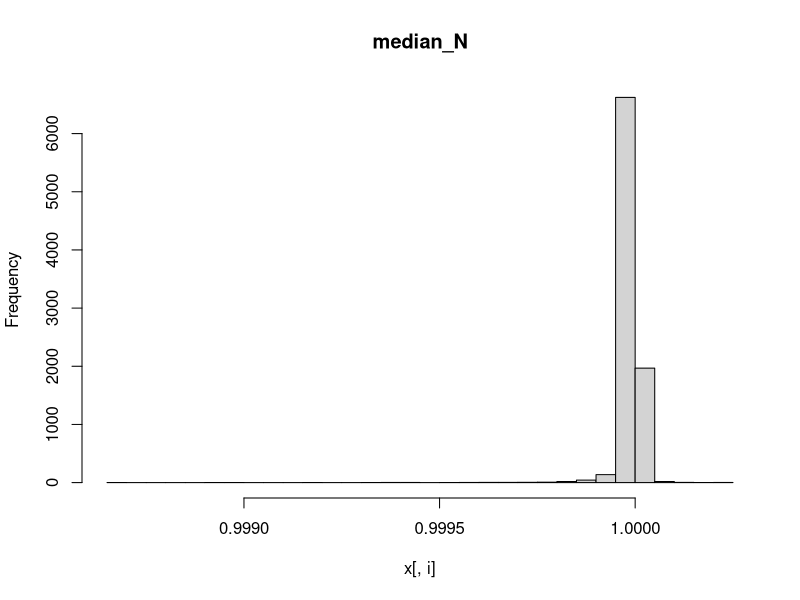
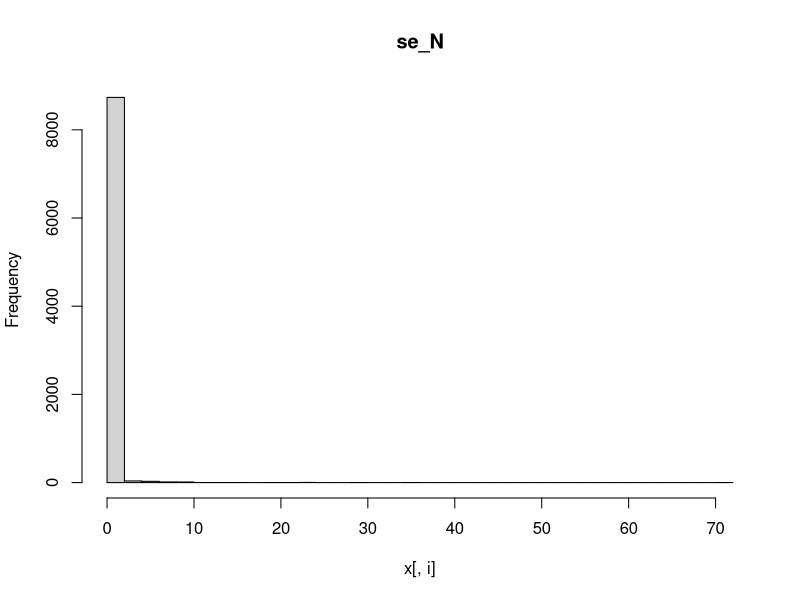
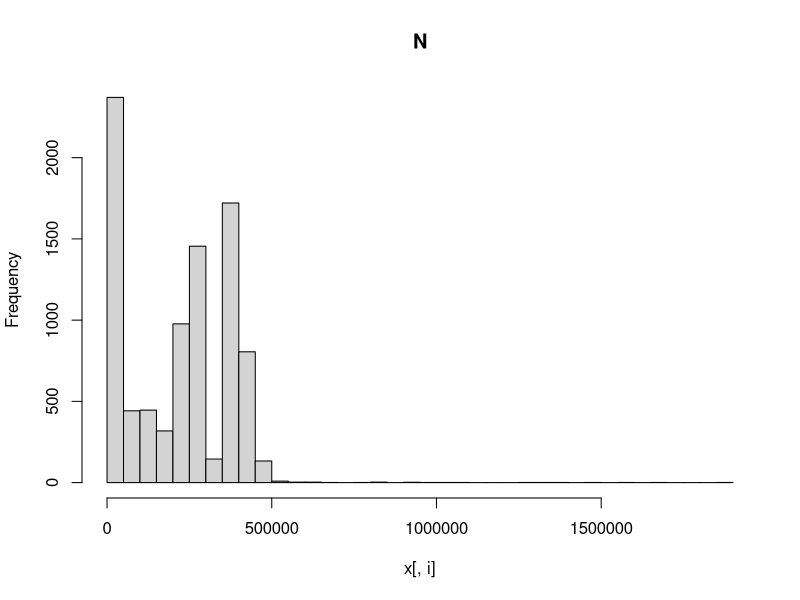
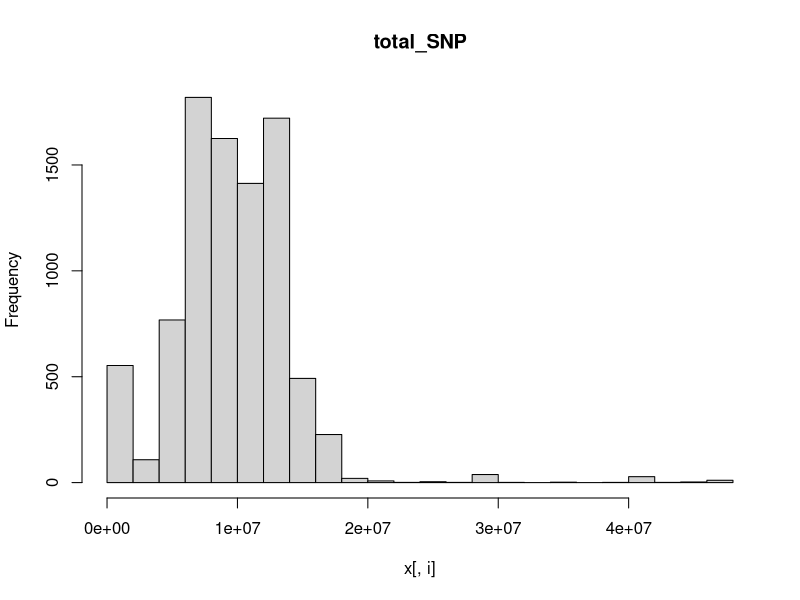
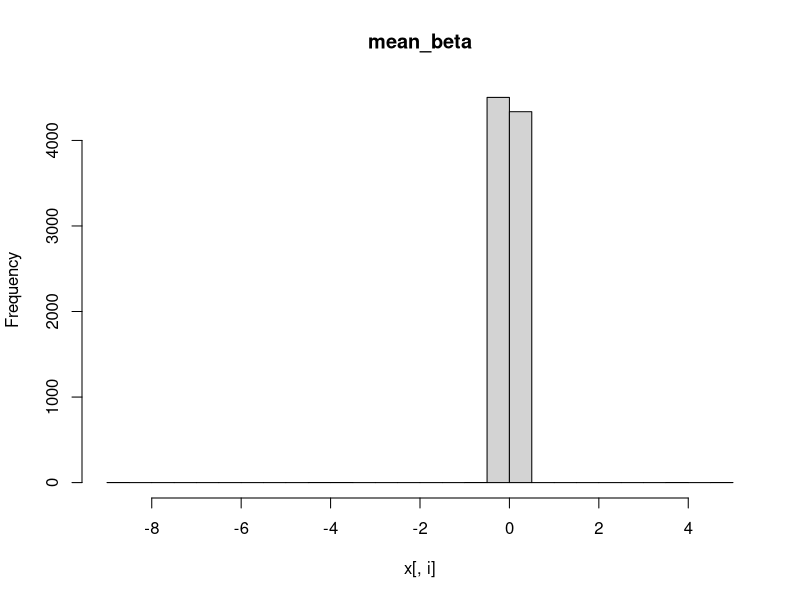
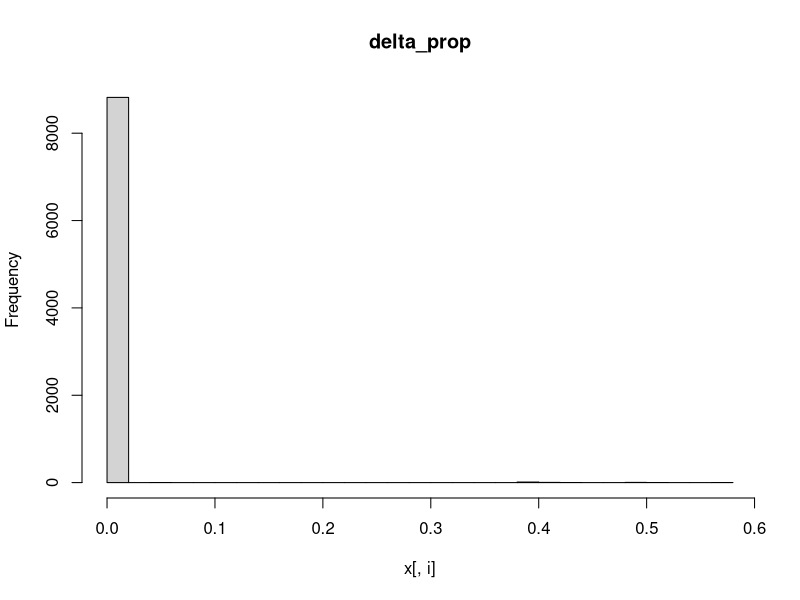
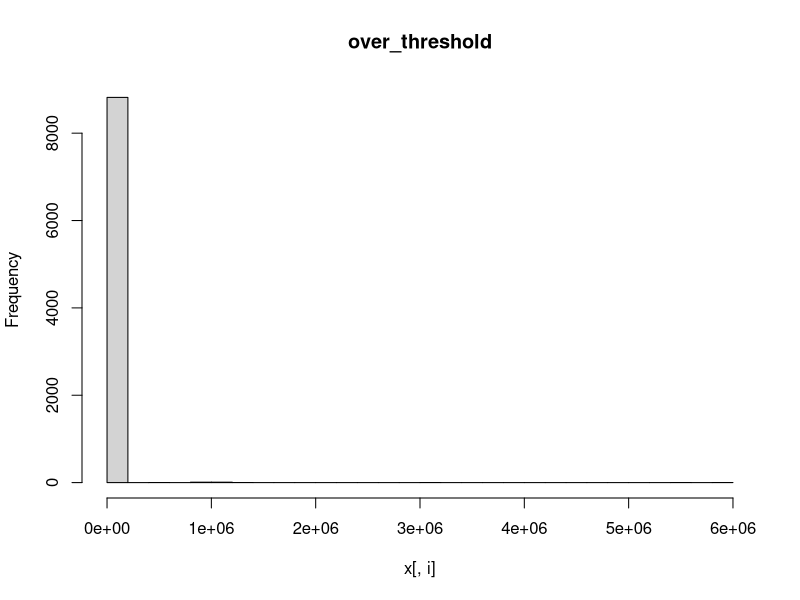
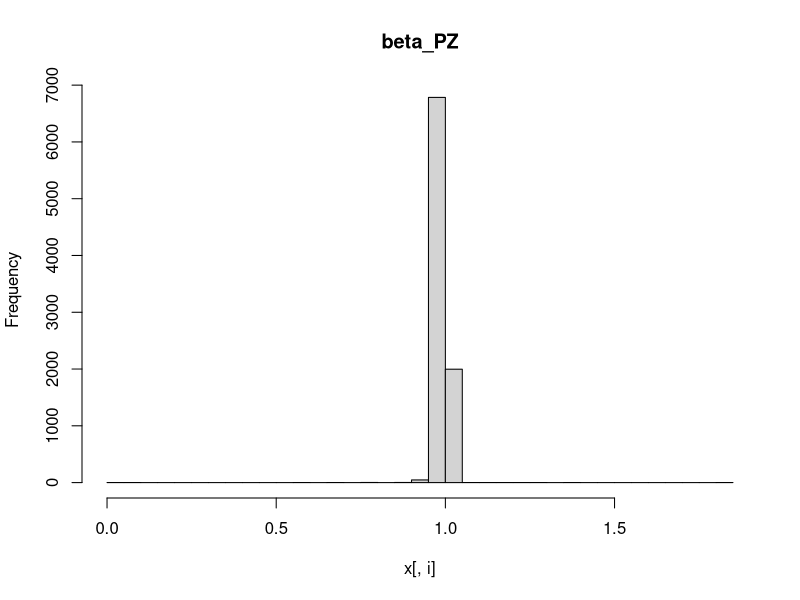

R code for these plots, in order:
setwd("~/Projects/Sanger_OT_QC_sumstat/02_qc_draft/")
library("data.table")
x=fread("QC_results.csv",data.table=F)
x=x[,-7]

for (i in (2:ncol(x))){
  hist(x[,i],n=30,main=colnames(x)[i])
}

library(corrplot)
corrplot(cor(x[,-1]),method = "square",hclust.method = "ward.D2")


for (i in (2:ncol(x))){
  l=x[,i]
  
  iqr=IQR(l)
  q25=quantile(l,probs = 0.25)
  q75=quantile(l,probs = 0.75)
  qmin=q25-3*iqr
  qmax=q75+3*iqr
  ind=which(l<qmin | l>qmax)
  print(paste(colnames(x)[i],length(ind)))
}

L=NULL
#####
i=3
print(colnames(x)[i])
ind=x[,i]>=5
table(ind)
L=c(L,x[ind,1])
#####
i=4
print(colnames(x)[i])
ind=x[,i]<100
table(ind)
L=c(L,x[ind,1])
#####
i=6
print(colnames(x)[i])
ind=x[,i]<(-0.05) | x[,i]>(0.05)
table(ind)
L=c(L,x[ind,1])
#####
i=7
print(colnames(x)[i])
ind=x[,i]>(0.3)
table(ind)
L=c(L,x[ind,1])
#####
i=9
print(colnames(x)[i])
ind=x[,i]>(1.05) | x[,i]<(0.95)
table(ind)
L=c(L,x[ind,1])
#####
i=11
print(colnames(x)[i])
ind=x[,i]>(0.1) | x[,i]<(-0.1)
table(ind)
L=c(L,x[ind,1])
######
length(unique(L))


table(grepl("GCST",x[,1]))
table(grepl("FINNGEN",x[,1]))
table(grepl("NEALE",x[,1]))
table(grepl("SAIGE",x[,1]))
